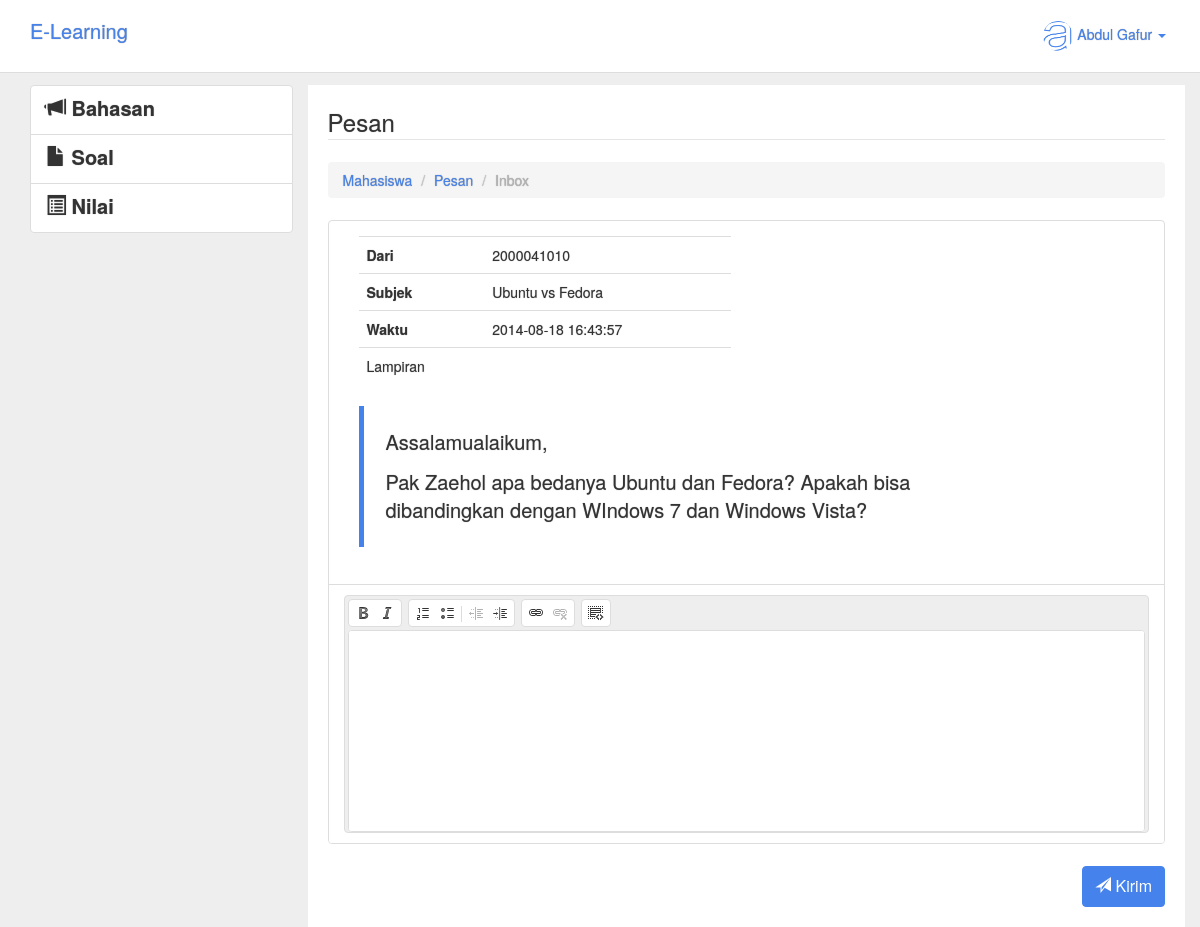
Page /mahasiswa/pesan/pesan.php?id=29 (signed in) on the committed database.
### tables this page shows
CREATE TABLE IF NOT EXISTS `pesan` (
  `DOSEN_KODE` varchar(10) DEFAULT '',
  `MAHASISWA_NPM` varchar(10) DEFAULT '',
`PESAN_ID` int(11) NOT NULL,
  `PESAN_SUBJEK` varchar(50) DEFAULT NULL,
  `PESAN_ISI` text,
  `PESAN_LAMPIRAN` varchar(100) DEFAULT NULL,
  `PESAN_TGL_KIRIM` timestamp NULL DEFAULT CURRENT_TIMESTAMP
);

### mahasiswa/pesan/pesan.php (the view, shortened to what this page needs)
<?php
if ($_SESSION["level"]== "Mahasiswa") {
?>
<!DOCTYPE HTML>
<html>
	<head>
		<link rel="stylesheet" type="text/css" href="../../css/lumen.css">
	</head>
	<body style="padding-top:85px;text-shadow: 0px 0px 1px #909090 !important;background:#eee;">
		<div class="container">
			<div class="row clearfix">
				<header class="navbar navbar-inverse navbar-fixed-top bs-docs-nav" role="banner" style="">
				  <div class="container">
				    <div class="navbar-header" style="">
				      	<a href="../" class="navbar-brand">E-Learning</a>
				    </div>
				    <nav class="collapse navbar-collapse bs-navbar-collapse" role="navigation" >
				      <ul class="nav navbar-nav navbar-right">
					    <li class="dropdown">
					      <a href="#" class="dropdown-toggle" data-toggle="dropdown"><span><img src="<?php echo $_SESSION['gambar']; ?>" class="img-circle" width="30" height="30"></span> <?php echo $_SESSION['nama']; ?> <b class="caret"></b></a>
					    </li>
				      </ul>
				    </nav>
				  </div>
				</header>
			</div>
		</div>
		<div class="container" style="">
			<div class="row">
				<div class="col-md-3 col-xs-12">
					<div class="list-group">
					  <a href="../bahasan" class="list-group-item">
					    <h4 class="list-group-item-heading"><span class="glyphicon glyphicon-bullhorn"></span> Bahasan</h4>
					  </a>
					  <a href="../soal" class="list-group-item">
					    <h4 class="list-group-item-heading"><span class="glyphicon glyphicon-file"></span> Soal</h4>
					  </a>
					  <a href="../nilai" class="list-group-item">
					    <h4 class="list-group-item-heading"><span class="glyphicon glyphicon-list-alt"></span> Nilai</h4>
					  </a>
					</div>
				</div>
				<div class="col-md-9 col-xs-12" style="background:#fff;padding:20px;">
					<legend>Pesan</legend>
					<ol class="breadcrumb">
					  <li><a href="../">Mahasiswa</a></li>
					  <li><a href="index.php">Pesan</a></li>
					  <li class="active">Inbox</li>
					</ol>
					<?php
						$pesanid = $_GET['id'];
						$ambilpesan = mysql_query("SELECT pesan.*,dosen.dosen_nama FROM pesan LEFT JOIN dosen ON pesan.dosen_kode=dosen.dosen_kode WHERE pesan_id=$pesanid");
						if (mysql_num_rows($ambilpesan)>0) {
							$hpesan = mysql_fetch_array($ambilpesan);?>
							<div class="panel panel-default">
								<div class="panel-body">
								<form class="form-horizontal" method="POST" action="" role="form">
								 	<div class="col-sm-6">
								 		<table class="table">
								 			<tr>
								 				<td><strong>Dari</strong></td>
								 				<td><?php echo $hpesan['DOSEN_KODE']; ?></td>
								 			</tr>
								 			<tr>
								 				<td><strong>Subjek</strong></td>
								 				<td><?php echo $hpesan['PESAN_SUBJEK']; ?></td>
								 			</tr>
								 			<tr>
								 				<td><strong>Waktu</strong></td>
								 				<td><?php echo $hpesan['PESAN_TGL_KIRIM']; ?></td>
								 			</tr>
								 			<?php if (($hpesan['PESAN_LAMPIRAN']<>'') || ($hpesan['PESAN_LAMPIRAN']<>'NULL')) {?>
								 			<tr>
								 				<td>Lampiran</td>
								 				<td>
								 				</td>
								 			</tr>
								 			<?php }?>
								 		</table>
								 	</div>
								 	<div class="col-md-10">
								 		<tablec class="table">
								 			<tr>
								 				<td><blockquote><p><?php echo htmlspecialchars_decode($hpesan['PESAN_ISI']); ?></p></blockquote></td>
								 			</tr>
								 	</div>
								</div>
								<div class="panel-footer">
								</div>
							</div>
							<button type="submit" class="btn btn-large btn-primary pull-right" name="kirim"><span class="glyphicon glyphicon-send"></span> Kirim</button>
					<?php
						}
						else{
							echo "<div class='alert alert-success'><span class='glyphicon glyphicon-ok'></span> Tidak ada pesan</div>";
						}
					?>
				</div>
	</body>
</html>
<?php
	}
else{
	header("location:../../login");
}
?>

### ck/contents.css (style rules this page uses)
body { font-family: sans-serif, Arial, Verdana, "Trebuchet MS"; font-size: 12px; color: #333; background-color: #fff; margin: 20px; }
blockquote { font-style: italic; font-family: Georgia, Times, "Times New Roman", serif; padding: 2px 0; border-style: solid; border-color: #ccc; border-width: 0; }
a { color: #0782C1; }
ol,ul,dl { *margin-right: 0px; padding: 0 40px; }
h1,h2,h3,h4,h5,h6 { font-weight: normal; line-height: 1.2; }

### rows in the picture
pesan: DOSEN_KODE "2000041010", PESAN_SUBJEK "Ubuntu vs Fedora", PESAN_TGL_KIRIM "2014-08-18 16:43:57", PESAN_ISI "Assalamualaikum, Pak Zaehol apa bedanya Ubuntu dan Fedora? Apakah bisa dibandingkan dengan WIndows 7 dan Windows Vista?"

### other values in the picture
$_SESSION['nama'] "Abdul Gafur"
